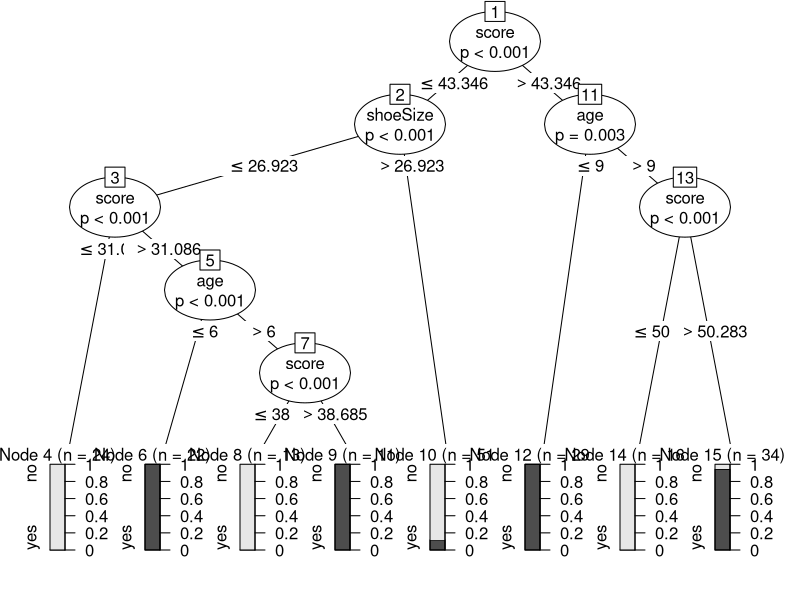

Source code (R): (Note: this script raises an error after producing the figure.)
#decision tree New Example solved full
library(datasets)
library(caTools)
#install.packages("party")
library(party)
library(dplyr)
data("readingSkills")
head(readingSkills)
summary(readingSkills)
str(readingSkills)


sample_data=sample.split(readingSkills,SplitRatio = 0.8)
train_data= subset(readingSkills,sample_data= TRUE)
test_data= subset(readingSkills,sample_data= FALSE)

model=ctree(nativeSpeaker~ .,train_data)

plot(model)


predict_model=predict(ctree(formula(data)),test_data)
